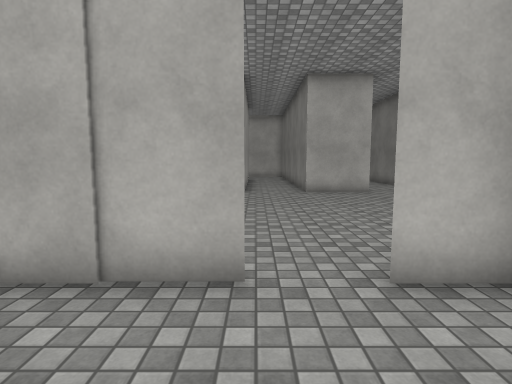
view 1 (above)

18 first-person views from a walk through a 3-D level made in the Unity game engine. The camera is 1.4 m above the floor, tilts 6° down and sees 80° across. The floor is counted in squares, 1 m on a side. Each view is taken from the middle of a square. On the plan, view 1 faces up. The plan holds only what a view shows up to about 14 squares ahead; the rest is blank. The place goes on beyond the plan. Surface patterns are stand-ins for the level's own textures.

view 2
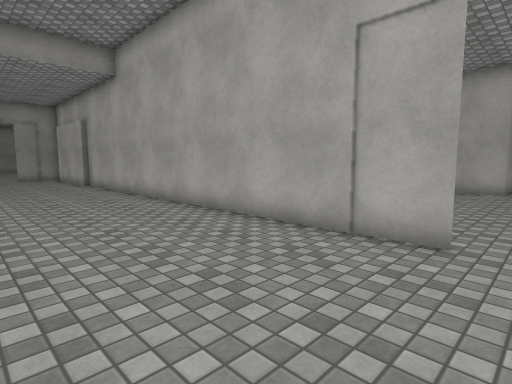

view 3
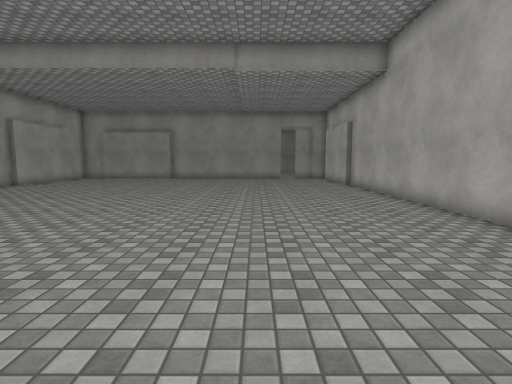

view 4
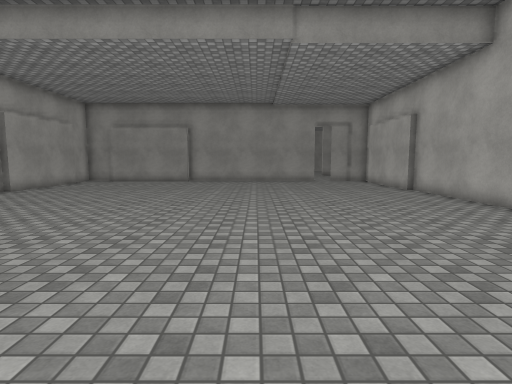

view 5
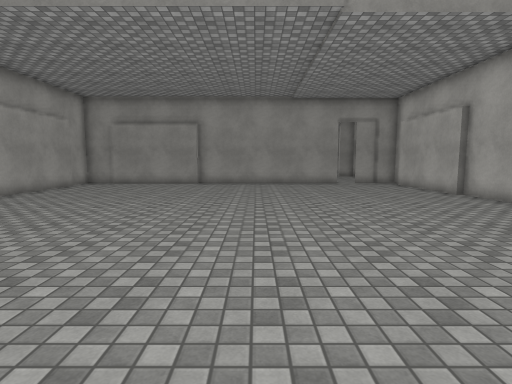

view 6
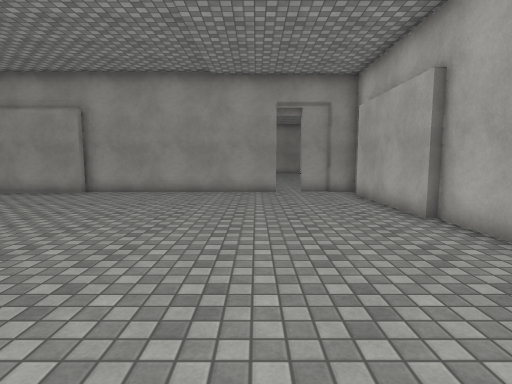

view 7
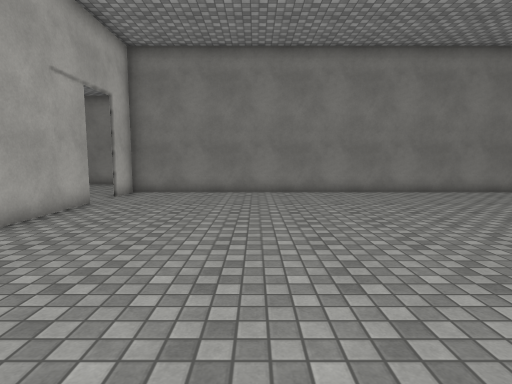

view 8
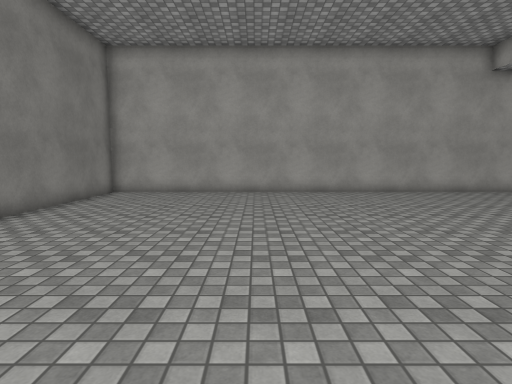

view 9
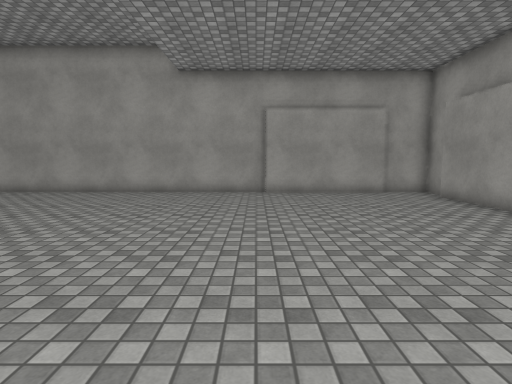

view 10
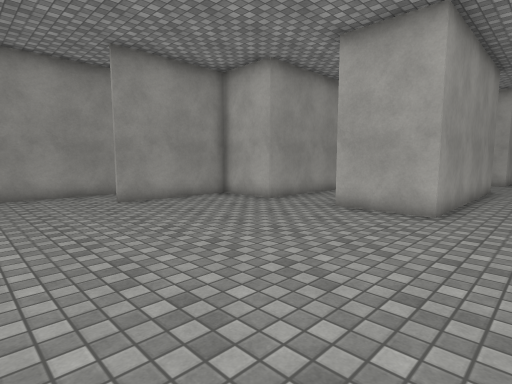

view 11
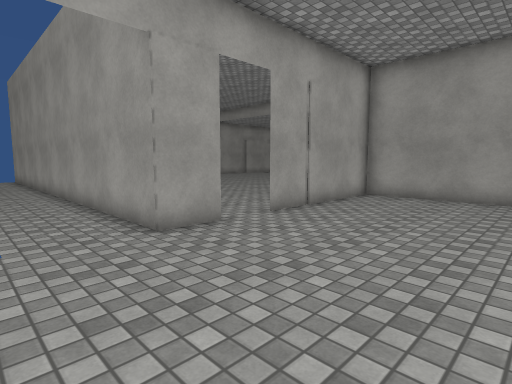

view 12
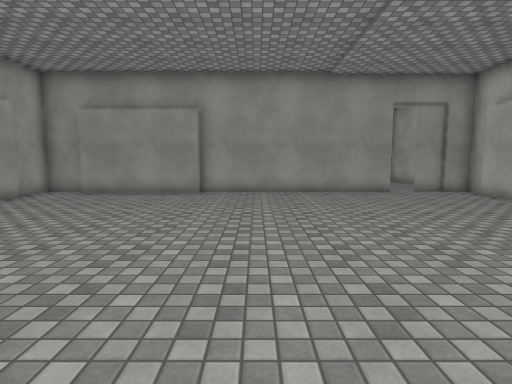

view 13
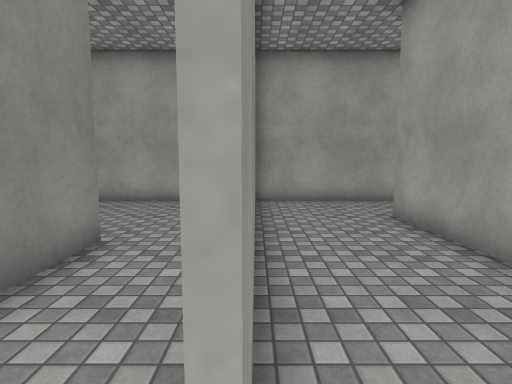

view 14
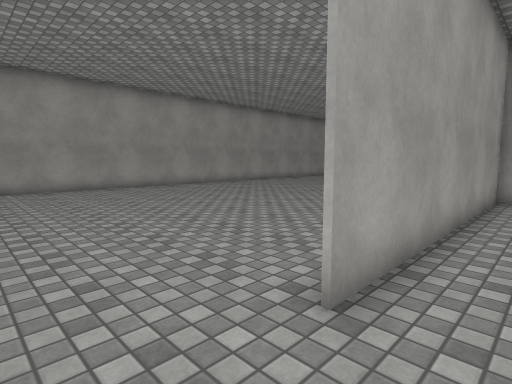

view 15
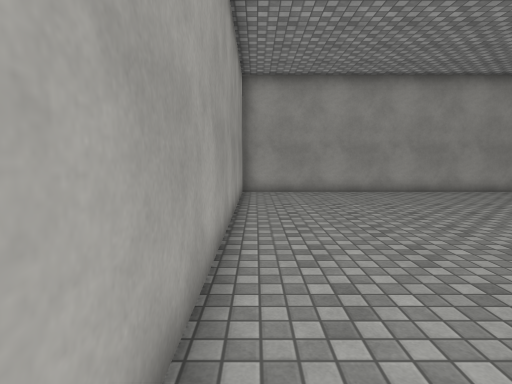

view 16
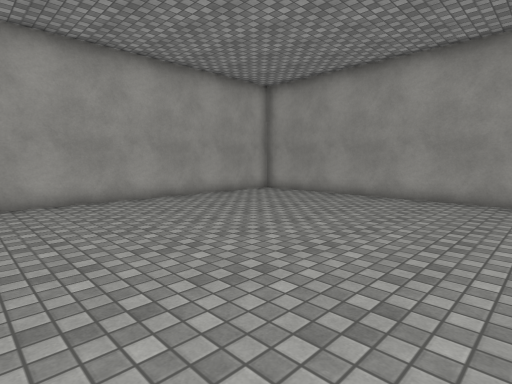

view 17
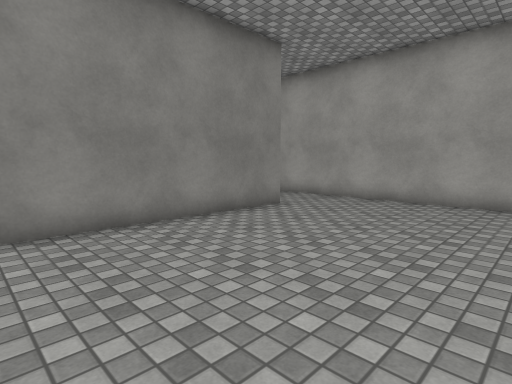

view 18
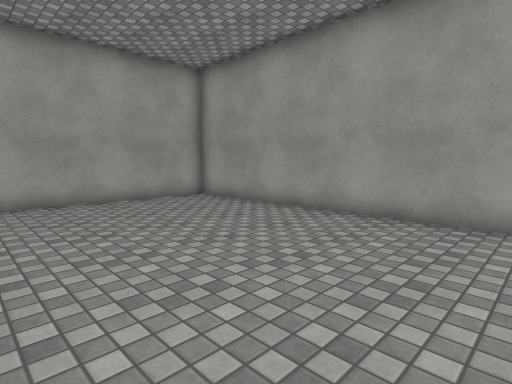

### Floor plan
Points are (right, up) in squares from view 1. A wall is a line through its corners. A room is listed if a view was taken in it or the views show most of it. See-through windows are left out.
Room 1 (views 1, 2, 3, 4, 5, 6, 7, 8, 9, 12)
walls: (-16.5, -15.1) (3.2, -15.1) (3.2, 3.4) (1.5, 3.4); (-17.2, 3.1) (-22.3, 3); (-23, -8.4) (-23, -13.5); (-0.1, 3.4) (-17.2, 3.4); (-21.5, -14.9) (-16.3, -14.8); (-23.4, 0) (-23.4, -8.5); (-23.4, -13.6) (-23.4, -15.1) (-21.5, -15.1); (-23.4, 3) (-23.4, 1)
ways out: opening at (0.5, 3) to room 2
Room 2 (views 10, 11)
walls: (1.5, 3.4) (3.2, 3.4) (3.2, -8.1); (-3.3, 8.8) (-3.3, 11); (-6.1, 3.4) (-0.1, 3.4); (-5.9, 9.9) (-5.9, 3.4); (-0.5, 14.6) (-0.5, 13.3) (-3.2, 13.3) (-3.2, 8.8); (4.9, 14.5) (4.9, 13.2) (2.2, 13.2) (2.2, 14)
ways out: opening at (0.5, 3) to room 1; opening at (-6, 14) to room 3
Room 3 (views 13, 14, 15, 16, 17, 18)
walls: (-9.5, 6.4) (-9.5, 13.5); (-9.4, 14.5) (-9.4, 6.4); (-6, 10.1) (-6, 13.6); (-23.4, 14.5) (-23.4, 3); (-23.5, 3.4) (-6.1, 3.4)
ways out: opening at (-6, 14) to room 2

Where each view was taken, in squares from view 1:
view 1: 0 up, 0 right, facing up
view 2: 2 down, 1 right, facing up-left
view 3: 2 down, 0 right, facing left
view 4: 4 down, 3 left, facing left
view 5: 5 down, 5 left, facing left
view 6: 1 down, 10 left, facing left
view 7: 2 down, 10 left, facing right
view 8: 2 down, 3 left, facing down
view 9: 2 down, 16 left, facing down
view 10: 5 up, 7 right, facing up-left
view 11: 9 up, 6 right, facing down-left
view 12: 6 down, 10 left, facing left
view 13: 14 up, 6 left, facing down
view 14: 4 up, 8 left, facing up-left
view 15: 4 up, 10 left, facing left
view 16: 14 up, 12 left, facing down-left
view 17: 14 up, 16 left, facing down-right
view 18: 14 up, 16 left, facing down-left
